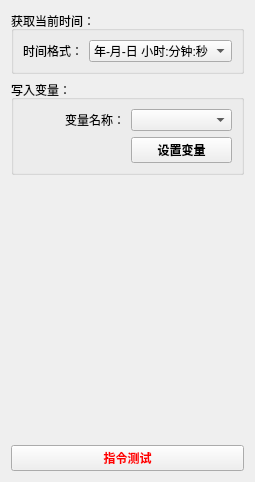
       <widget class="QWidget" name="tab_34">
        <attribute name="title">
         <string>获取时间</string>
        </attribute>
        <layout class="QVBoxLayout" name="verticalLayout_48">
         <item>
          <widget class="QGroupBox" name="groupBox_42">
           <property name="title">
            <string>获取当前时间：</string>
           </property>
           <layout class="QHBoxLayout" name="horizontalLayout_13">
            <item>
             <widget class="QLabel" name="label_134">
              <property name="text">
               <string>时间格式：</string>
              </property>
              <property name="alignment">
               <set>Qt::AlignRight|Qt::AlignTrailing|Qt::AlignVCenter</set>
              </property>
             </widget>
            </item>
            <item>
             <widget class="QComboBox" name="comboBox_43">
              <item>
               <property name="text">
                <string>年-月-日 小时:分钟:秒</string>
               </property>
              </item>
              <item>
               <property name="text">
                <string>年/月/日 小时:分钟:秒</string>
               </property>
              </item>
              <item>
               <property name="text">
                <string>月/日/年 小时:分钟:秒</string>
               </property>
              </item>
              <item>
               <property name="text">
                <string>日-月-年 小时:分钟:秒</string>
               </property>
              </item>
              <item>
               <property name="text">
                <string>年-月-日</string>
               </property>
              </item>
              <item>
               <property name="text">
                <string>月/日/年</string>
               </property>
              </item>
              <item>
               <property name="text">
                <string>日-月-年</string>
               </property>
              </item>
              <item>
               <property name="text">
                <string>月/年</string>
               </property>
              </item>
              <item>
               <property name="text">
                <string>时间戳</string>
               </property>
              </item>
             </widget>
            </item>
           </layout>
          </widget>
         </item>
         <item>
          <widget class="QGroupBox" name="groupBox_43">
           <property name="title">
            <string>写入变量：</string>
           </property>
           <layout class="QGridLayout" name="gridLayout_49" columnstretch="1,1">
            <item row="0" column="1">
             <widget class="QComboBox" name="comboBox_44"/>
            </item>
            <item row="0" column="0">
             <widget class="QLabel" name="label_135">
              <property name="text">
               <string>变量名称：</string>
              </property>
              <property name="alignment">
               <set>Qt::AlignRight|Qt::AlignTrailing|Qt::AlignVCenter</set>
              </property>
             </widget>
            </item>
            <item row="2" column="0">
             <spacer name="horizontalSpacer_6">
              <property name="orientation">
               <enum>Qt::Horizontal</enum>
              </property>
              <property name="sizeHint" stdset="0">
               <size>
                <width>84</width>
                <height>20</height>
               </size>
              </property>
             </spacer>
            </item>
            <item row="2" column="1">
             <widget class="QPushButton" name="pushButton_33">
              <property name="font">
               <font>
                <family>微软雅黑</family>
                <weight>75</weight>
                <bold>true</bold>
               </font>
              </property>
              <property name="text">
               <string>设置变量</string>
              </property>
             </widget>
            </item>
           </layout>
          </widget>
         </item>
         <item>
          <spacer name="verticalSpacer_28">
           <property name="orientation">
            <enum>Qt::Vertical</enum>
           </property>
           <property name="sizeHint" stdset="0">
            <size>
             <width>20</width>
             <height>264</height>
            </size>
           </property>
          </spacer>
         </item>
         <item>
          <widget class="QPushButton" name="pushButton_34">
           <property name="palette">
            <palette>
             <active>
              <colorrole role="WindowText">
               <brush brushstyle="SolidPattern">
                <color alpha="255">
                 <red>255</red>
                 <green>0</green>
                 <blue>0</blue>
                </color>
               </brush>
              </colorrole>
              <colorrole role="Text">
               <brush brushstyle="SolidPattern">
                <color alpha="255">
                 <red>255</red>
                 <green>0</green>
                 <blue>0</blue>
                </color>
               </brush>
              </colorrole>
              <colorrole role="ButtonText">
               <brush brushstyle="SolidPattern">
                <color alpha="255">
                 <red>255</red>
                 <green>0</green>
                 <blue>0</blue>
                </color>
               </brush>
              </colorrole>
              <colorrole role="PlaceholderText">
               <brush brushstyle="NoBrush">
                <color alpha="128">
                 <red>255</red>
                 <green>0</green>
                 <blue>0</blue>
                </color>
               </brush>
              </colorrole>
             </active>
             <inactive>
              <colorrole role="WindowText">
               <brush brushstyle="SolidPattern">
                <color alpha="255">
                 <red>255</red>
                 <green>0</green>
                 <blue>0</blue>
                </color>
               </brush>
              </colorrole>
              <colorrole role="Text">
               <brush brushstyle="SolidPattern">
                <color alpha="255">
                 <red>255</red>
                 <green>0</green>
                 <blue>0</blue>
                </color>
               </brush>
              </colorrole>
              <colorrole role="ButtonText">
               <brush brushstyle="SolidPattern">
                <color alpha="255">
                 <red>255</red>
                 <green>0</green>
                 <blue>0</blue>
                </color>
               </brush>
              </colorrole>
              <colorrole role="PlaceholderText">
               <brush brushstyle="NoBrush">
                <color alpha="128">
                 <red>255</red>
                 <green>0</green>
                 <blue>0</blue>
                </color>
               </brush>
              </colorrole>
             </inactive>
             <disabled>
              <colorrole role="WindowText">
               <brush brushstyle="SolidPattern">
                <color alpha="255">
                 <red>120</red>
                 <green>120</green>
                 <blue>120</blue>
                </color>
               </brush>
              </colorrole>
              <colorrole role="Text">
               <brush brushstyle="SolidPattern">
                <color alpha="255">
                 <red>120</red>
                 <green>120</green>
                 <blue>120</blue>
                </color>
               </brush>
              </colorrole>
              <colorrole role="ButtonText">
               <brush brushstyle="SolidPattern">
                <color alpha="255">
                 <red>120</red>
                 <green>120</green>
                 <blue>120</blue>
                </color>
               </brush>
              </colorrole>
              <colorrole role="PlaceholderText">
               <brush brushstyle="NoBrush">
                <color alpha="128">
                 <red>255</red>
                 <green>0</green>
                 <blue>0</blue>
                </color>
               </brush>
              </colorrole>
             </disabled>
            </palette>
           </property>
           <property name="font">
            <font>
             <family>微软雅黑</family>
             <weight>75</weight>
             <bold>true</bold>
            </font>
           </property>
           <property name="text">
            <string>指令测试</string>
           </property>
          </widget>
         </item>
        </layout>
       </widget>
